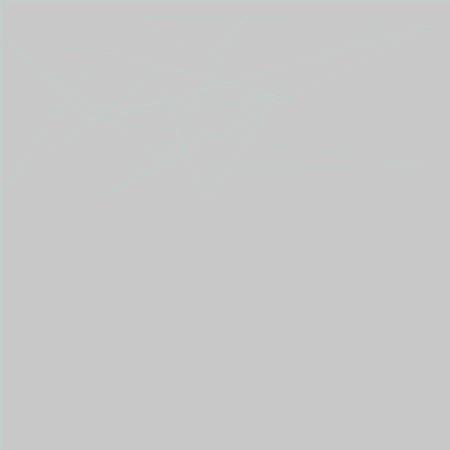
Frame 1 (no input)
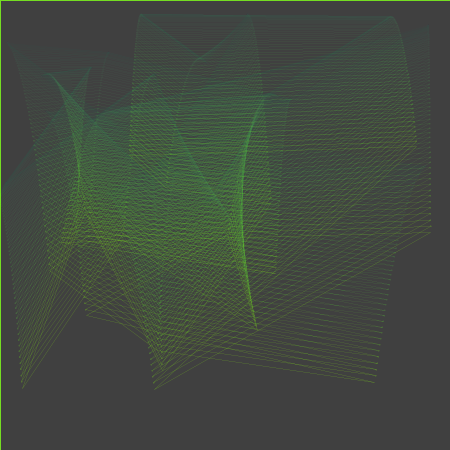
Frame 60 (the mouse pressed at the canvas centre just before this capture)
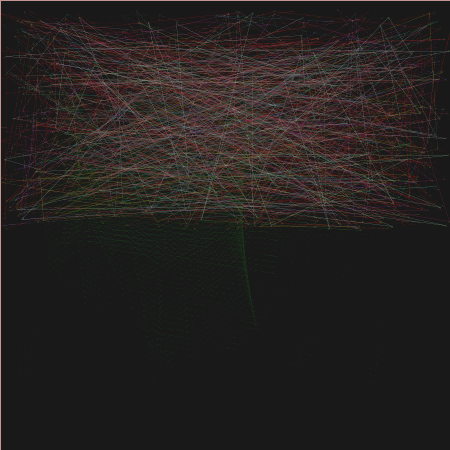
Frame 120 (the mouse held since frame 60 and released just before this capture)

The Processing sketch that drew these frames (run headless with seeded random() and noise(); from frame 60 on, the mouse is pressed at the canvas centre):

// Processing sketch: processing_27293
// ── processing_27293.pde

float sized;
int a = 20; 
float[] webx = new float[20];
float[] weby = new float[20];
float[] mvx = new float[20];
float[] mvy = new float[20];
void setup(){
size(450,450);
strokeWeight(.1);
stroke(64,128,187);
smooth();
frameRate(60);
for(int i=0; i < a; i++){
  webx[i]=random(450);
}
for(int i=0; i < a; i++){
  weby[i]=random(10,230);
}
for(int i=0; i < a; i++)
{
mvx[i] =random(-1,1);
mvy[i] =random(-1,1);
}


}

void draw(){
  
  
  if(mousePressed)setup();
  sized=random(10,20);
  for(int i=0; i < a; i++){
ellipse(webx[i],weby[i],1,1);
webx[i] = webx[i] + mvx[i];
weby[i] = weby[i] + mvy[i];
}

//BOUNCY BOUNCE
  for(int i=0; i < a; i++){ 
   if(webx[i] > width){
  mvx[i] = mvx[i] * -1;
 } 
  if(webx[i] < 0){
  mvx[i] = mvx[i] * -1;
 } 
  if(weby[i] > height){
   mvy[i] = mvy[i] * -1;
 } 
 if(weby[i] < 0){
  mvy[i] = mvy[i] * -1;
 } 
 //gravity
 mvy[i] += 0.1; 
 }
 
colorMode(HSB, 255);
color c = color(webx[1],weby[1], 255);
stroke(c);


  line(webx[0],weby[0],webx[1],weby[1]);
  line(webx[1],weby[1],webx[2],weby[2]);
  line(webx[2],weby[2],webx[3],weby[3]);
  line(webx[3],weby[3],webx[4],weby[4]);
  line(webx[4],weby[4],webx[5],weby[5]);
  line(webx[5],weby[5],webx[6],weby[6]);
  line(webx[6],weby[6],webx[7],weby[7]);
  line(webx[7],weby[7],webx[8],weby[8]);
  line(webx[8],weby[8],webx[9],weby[9]);
  line(webx[9],weby[9],webx[10],weby[10]);
  line(webx[10],weby[10],webx[11],weby[11]);
  line(webx[11],weby[11],webx[12],weby[12]);
  line(webx[12],weby[12],webx[13],weby[13]);
  line(webx[13],weby[13],webx[14],weby[14]);
  line(webx[14],weby[14],webx[15],weby[15]);
  line(webx[15],weby[15],webx[16],weby[16]);
  line(webx[16],weby[16],webx[17],weby[17]);
  line(webx[17],weby[17],webx[18],weby[18]);
  line(webx[18],weby[18],webx[19],weby[19]);
  line(webx[19],weby[19],webx[0],weby[0]);

  //FADE
  fill(0,0,0,5);
  rect(0,0,1024,786);
  noFill();

  
 
 
}

                
                                
